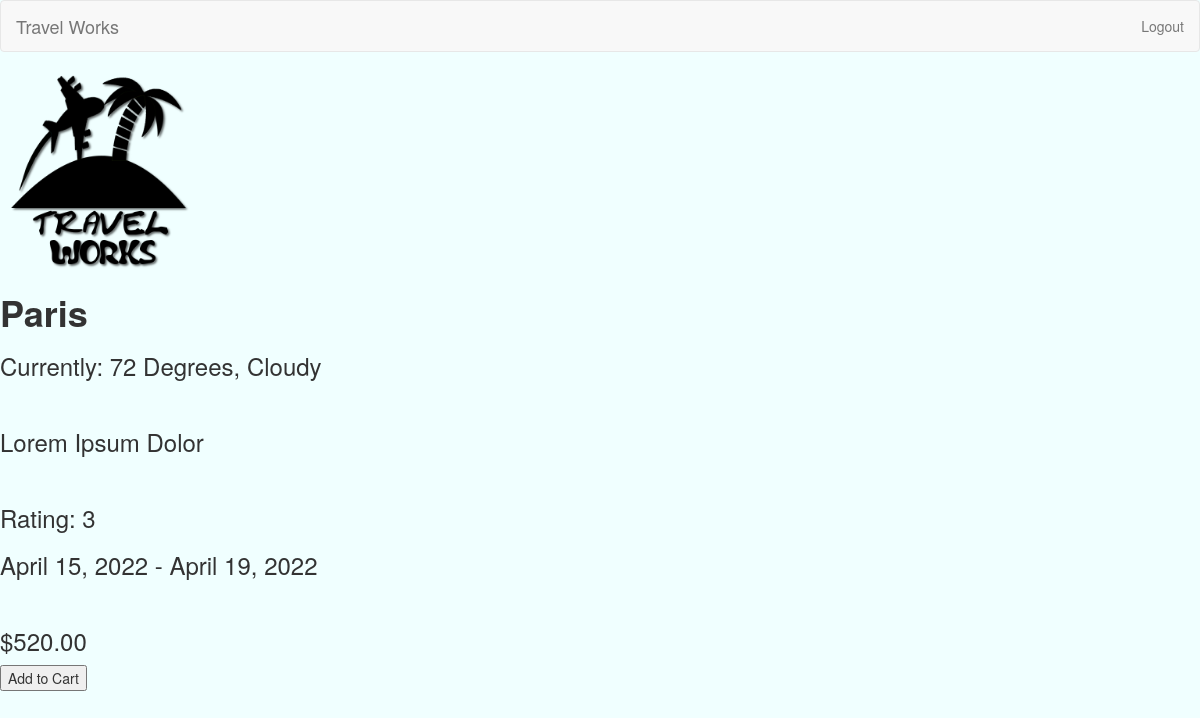
The page /2 (signed in) on the database its author committed.
### shop/models.py (models this page shows, shortened)
class Package(models.Model):
    location = models.CharField(max_length=50)
    pack_number = models.IntegerField(blank=False, null=False)
    description = models.CharField(max_length=250)
    price = models.DecimalField(max_digits=10, decimal_places=2)
    start_date = models.DateField(default=timezone.now, blank=True, null=True)
    end_date = models.DateField(default=timezone.now, blank=True, null=True)
    rating = models.IntegerField(blank=False, null=False)
    weather = models.CharField(max_length=50)

### shop/views.py (the view)
# urls.py: path('<int:pk>', PackageDetailView.as_view(), name='product'),
class PackageDetailView(DetailView):
    model = Package
    template_name = "product.html"

### shop/templates/product.html (shortened to what this page needs)
{% extends 'base.html' %}
{% load static %}
{% block content %}
<!DOCTYPE html>
<html lang="en">
<head>
</head>
<body>
<img src="{% static "images/Travel Works.png" %}" alt="logo" width="200" height="200">
<h1><b>{{object.location}}</b></h1><h3>Currently: {{object.weather}}</h3>
<br>
<h3>{{object.description}}</h3>
<br>
<h3>Rating: {{object.rating}}</h3>
<h3>{{object.start_date}} - {{object.end_date}}</h3><br>
<h3>${{object.price}}</h3>
 <button type="submit">Add to Cart</button>
</body>
{% endblock %}

### shop/templates/product.html (style rules this page uses)
body { background-color: Azure; }

### rows shown on the page
Package: location "Paris", weather "72 Degrees, Cloudy", description "Lorem Ipsum Dolor", rating "3", start_date "April 15, 2022", end_date "April 19, 2022", price "520.00"
